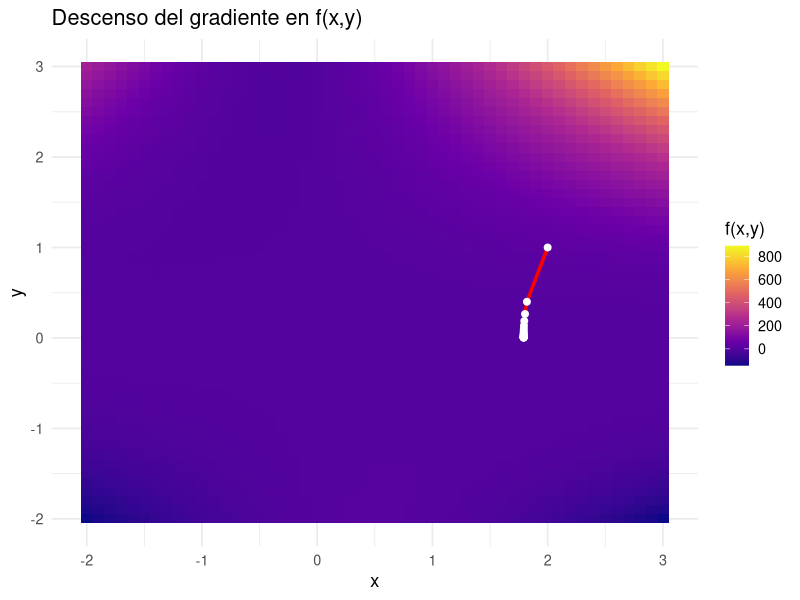

Source code (R):
# ------------------------------------------------------------
# Método del gradiente descendente para f(x,y) = 3x^2y^3 + 6xy^2
# ------------------------------------------------------------

# Definimos la función y sus derivadas parciales
f  <- function(x, y) 3*x^2*y^3 + 6*x*y^2
fx <- function(x, y) 6*x*y^3 + 6*y^2
fy <- function(x, y) 9*x^2*y^2 + 12*x*y

# Parámetros
n <- 0.01    # tasa de aprendizaje
iter <- 20   # número de iteraciones

# Valores iniciales
x <- numeric(iter)
y <- numeric(iter)
z <- numeric(iter)

x[1] <- 2
y[1] <- 1

# Iteraciones del gradiente descendente
for (i in 1:iter) {
  z[i] <- f(x[i], y[i])  # valor de f(x,y)
  
  # Derivadas parciales en el punto actual
  dfx <- fx(x[i], y[i])
  dfy <- fy(x[i], y[i])
  
  # Actualización de variables
  if (i < iter) {
    x[i + 1] <- x[i] - n * dfx
    y[i + 1] <- y[i] - n * dfy
  }
}

# Crear tabla con resultados
tabla <- data.frame(
  iter = 1:iter,
  x = x,
  y = y,
  fxy = z
)

print(tabla)

# ------------------------------------------------------------
# Gráfico del recorrido sobre un mapa de calor de f(x,y)
# ------------------------------------------------------------

if(!require(ggplot2)) install.packages("ggplot2", repos = "https://cloud.r-project.org")
library(ggplot2)

# Crear grilla para graficar f(x,y)
x_vals <- seq(-2, 3, by = 0.1)
y_vals <- seq(-2, 3, by = 0.1)
grid <- expand.grid(x = x_vals, y = y_vals)
grid$f <- with(grid, f(x, y))

# Mapa de calor + trayectoria del gradiente descendente
ggplot() +
  geom_tile(data = grid, aes(x = x, y = y, fill = f)) +
  scale_fill_viridis_c(option = "plasma") +
  geom_path(data = tabla, aes(x = x, y = y), color = "red", linewidth = 1.2) +
  geom_point(data = tabla, aes(x = x, y = y), color = "white", size = 2) +
  labs(title = "Descenso del gradiente en f(x,y)",
       x = "x", y = "y", fill = "f(x,y)") +
  theme_minimal(base_size = 13)
